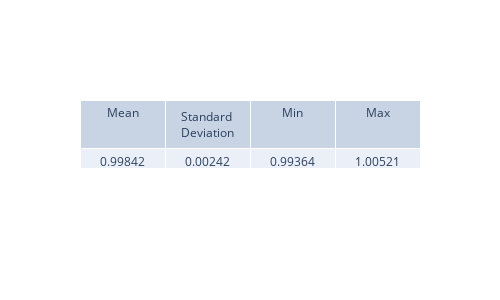

Notebook source saved alongside this figure:
### Code cell
from scipy.integrate import simpson

norms = []
norms_monte = []

for i in range(5000):
    psi_sq_i = psi_real_pinn[:, i] ** 2 + psi_img_pinn[:, i] ** 2
    normalization = simpson(psi_sq_i, x=x_values)
    normalization_monte = np.mean(psi_sq_i) * (x_max - x_min)
    norms.append(normalization)
    norms_monte.append(normalization_monte)
    
view_metrics(np.array(norms))

plt.figure(figsize=(8,5), dpi=200)
plt.plot(t_values, norms, '-', label='Simpson')
plt.plot(t_values, norms_monte, '--', label="Monte Carlo")
plt.axhline(1.0, color='red', linestyle='--', label='Expected = 1')
plt.xlabel('Time (ps)')
plt.ylabel('Normalization')
plt.title('Wavefunction Normalization Over Time')
plt.legend()
plt.grid(True)



plt.show()

### Figure 1 — Plotly figure (JSON) as saved in the notebook; plotly's stock layout.template omitted (floating-point values rounded to 4 significant figures)
{"data": [{"cells": {"values": [["0.99842"], ["0.00242"], ["0.99364"], ["1.00521"]]}, "header": {"values": ["Mean", "Standard Deviation", "Min", "Max"]}, "type": "table"}], "layout": {"height": 300, "width": 500}}
